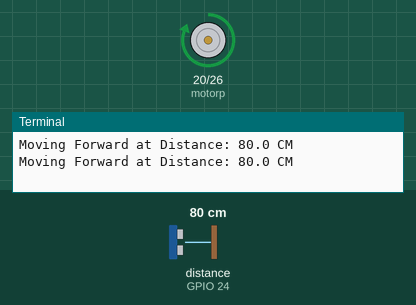
The program below on a simulated Raspberry Pi (BCM pin numbers). Shown: motor-driver pin pairs drawn as motors (green arrow = first pin HIGH = forward, orange = second pin HIGH = backward, longer = more drive), the last lines printed to the terminal. The test bench sets the inputs (shaded band); at power-on: distance to the obstacle (sensor on GPIO 24) 80 cm. The echo pulse lasts 58.3 µs per cm; the clock reads 2024-03-15 10:24:30 at power-on unless the program sets it.

Above: at 1.2 s.
1.3 s: distance to the obstacle (sensor on GPIO 24) set to 12 cm
3.2 s: distance to the obstacle (sensor on GPIO 24) set to 9 cm
At 5.2 s:
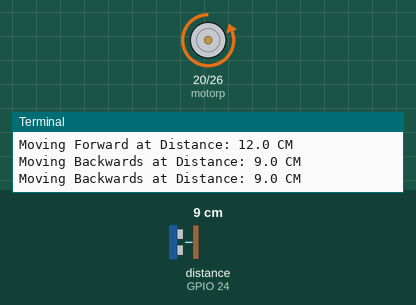
5.5 s: distance to the obstacle (sensor on GPIO 24) set to 18 cm
At 7.0 s:
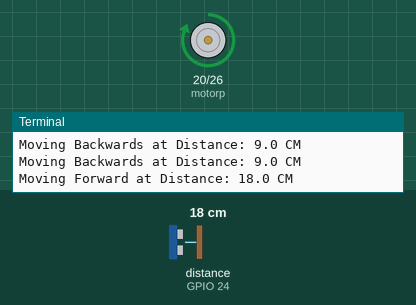
7.5 s: distance to the obstacle (sensor on GPIO 24) set to 2 cm
At 8.6 s:
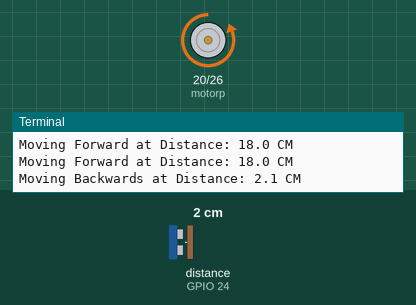
Timing chart, 0 to 10.5 s (numbered marks = the images above; inputs shaded):
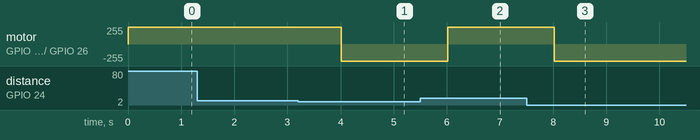

Measured:
- the behaviour switches between 11 and 10 cm on distance to the obstacle (sensor on GPIO 24) (found by bisection; images 0 and 1)
- after the input at 3.2 s, motor on GPIO 20 (motorp) / GPIO 26 (motorn): forward 255/255 → backward 255/255 after 0.82 s
- after the input at 5.5 s, motor on GPIO 20 (motorp) / GPIO 26 (motorn): backward 255/255 → forward 255/255 after 0.52 s
- after the input at 7.5 s, motor on GPIO 20 (motorp) / GPIO 26 (motorn): forward 255/255 → backward 255/255 after 0.52 s

The program:

robot.py
```python
import RPi.GPIO as GPIO
import time
import signal
import sys

# use Raspberry Pi board pin numbers
GPIO.setmode(GPIO.BCM)

# set GPIO Pins
pinTrigger = 18
pinEcho = 24
motorp = 20
motorn = 26
def close(signal, frame):
	print("\nTurning off ultrasonic distance detection...\n")
        print("\nTurning off DC-MOTOR...")
	GPIO.cleanup()
	sys.exit(0)

signal.signal(signal.SIGINT, close)

# set GPIO input and output channels
GPIO.setup(pinTrigger, GPIO.OUT)
GPIO.setup(pinEcho, GPIO.IN)
GPIO.setup(motorp, GPIO.OUT)
GPIO.setup(motorn, GPIO.OUT)

while True:
	# set Trigger to HIGH
	GPIO.output(pinTrigger, True)
	# set Trigger after 0.01ms to LOW
	time.sleep(0.00001)
	GPIO.output(pinTrigger, False)

	startTime = time.time()
	stopTime = time.time()

	# save start time
	while 0 == GPIO.input(pinEcho):
		startTime = time.time()

	# save time of arrival
	while 1 == GPIO.input(pinEcho):
		stopTime = time.time()

	# time difference between start and arrival
	TimeElapsed = stopTime - startTime
	# multiply with the sonic speed (34300 cm/s)
	# and divide by 2, because there and back
	distance = (TimeElapsed * 34300) / 2

        if distance <= 10:
           GPIO.output(motorp, False)
           GPIO.output(motorn, True)
           print ("Moving Backwards at Distance: %.1f CM" % distance)
        else:
           GPIO.output(motorp, True)
           GPIO.output(motorn, False)
           print ("Moving Forward at Distance: %.1f CM" % distance)
	time.sleep(1)
```
